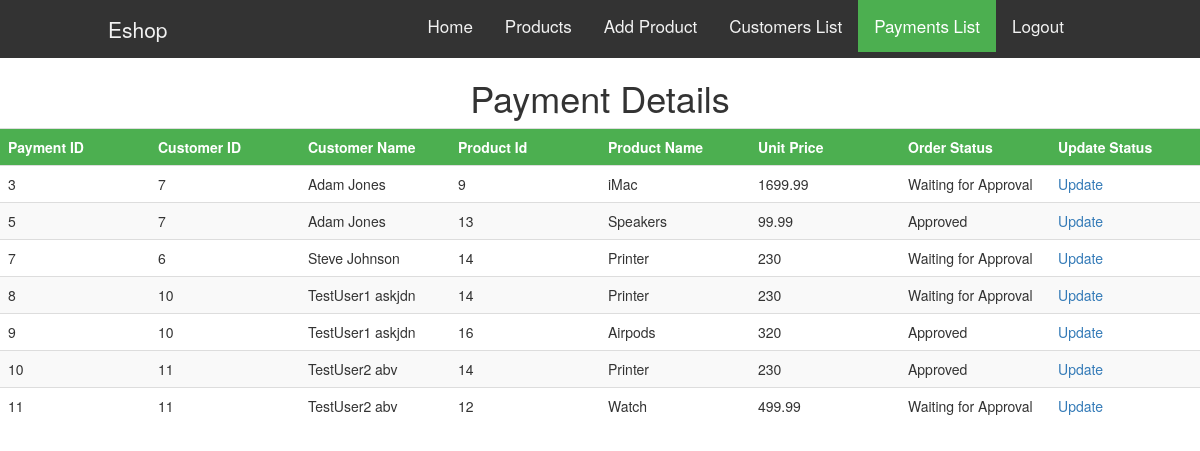
The app's page /customerPayments.php (signed in) with its own data.
### tables this page shows
CREATE TABLE `customer` (
  `CustomerID` int(11) NOT NULL,
  `FirstName` varchar(25) NOT NULL,
  `LastName` varchar(25) NOT NULL,
  `Address` varchar(100) NOT NULL,
  `City` varchar(25) NOT NULL,
  `State` varchar(25) NOT NULL,
  `ZipCode` varchar(10) NOT NULL,
  `Email` varchar(50) NOT NULL,
  `Password` varchar(50) NOT NULL,
  `Phone` bigint(20) NOT NULL
);

CREATE TABLE `payment` (
  `paymentid` int(11) NOT NULL,
  `customeremail` varchar(25) NOT NULL,
  `productid` int(11) NOT NULL,
  `cardholdername` varchar(25) NOT NULL,
  `cardnumber` bigint(20) NOT NULL,
  `expdate` varchar(10) NOT NULL,
  `cvv` int(11) NOT NULL,
  `status` varchar(25) NOT NULL
);

CREATE TABLE `product` (
  `ProductID` int(11) NOT NULL,
  `ProductName` varchar(25) NOT NULL,
  `Brand` varchar(25) NOT NULL,
  `Description` varchar(100) NOT NULL,
  `UnitPrice` double NOT NULL,
  `Image` longblob NOT NULL
);

### customerPayments.php (the view, shortened to what this page needs)
<!DOCTYPE html>
<html lang="en">
<head>
    <link rel="stylesheet" href="https://maxcdn.bootstrapcdn.com/bootstrap/3.4.1/css/bootstrap.min.css">
  <link rel="stylesheet" href="Styles/style.css">
</head>
<body>
<div class="topnav">
        <div>Eshop</div>
        <a href="logout.php">Logout</a>
        <a class="active" href="customerPayments.php">Payments List</a>
        <a href="customerList.php">Customers List</a>
        <a href="addProduct.php">Add Product</a>
        <a href="userProducts.php">Products</a>
        <a href="indexAdmin.php">Home</a>
    </div>
    <?php
    try {
            $dns = "mysql:host=localhost;dbname=project";
            $db = new PDO($dns, 'root', '');
            $db->setAttribute(PDO::ATTR_ERRMODE, PDO::ERRMODE_EXCEPTION);
            $sql = "select p.paymentid, c.CustomerID, concat(c.FirstName, ' ', c.LastName) as CustomerName,
            p.productid, pr.ProductName, pr.UnitPrice,
            p.status
            from customer c, payment p, product pr
            where c.Email = p.customeremail
            and p.productid = pr.ProductID;";
            $returnSelect = $db->query($sql);
            echo "<div class='paymentBox' style='background-color:white;'>
            <h1>Payment Details</h1><table class='table table-striped table-hover' style='table-layout:fixed;'><tr>".
            "<th>Payment ID</th><th>Customer ID</th><th>Customer Name</th>".
            "<th>Product Id</th><th>Product Name</th><th>Unit Price</th>".
            "<th>Order Status</th><th>Update Status</th>".
            "</tr>";
            while($rowArray = $returnSelect->fetch())
            {
                echo "<tr>".
                "<td>".$rowArray['paymentid'] . "</td>" .
                "<td>".$rowArray['CustomerID'] . "</td>" .
                "<td>".$rowArray['CustomerName'] . "</td>" .
                "<td>".$rowArray['productid'] . "</td>" .
                "<td>".$rowArray['ProductName'] . "</td>" .
                "<td>".$rowArray['UnitPrice'] . "</td>" .
                "<td>".$rowArray['status'] . "</td>" .
                "<td><a href='updateOrderStatus.php?paymentid=".$rowArray['paymentid']."'>Update</a></td>" .
                "</tr>";
            }
            echo "</table></div>";
        }
        catch(PDOException $e) {
            echo $e->getMessage();
          }
    ?>
</body>
</html>

### Styles/style.css (style rules this page uses)
.topnav { background-color: #333; overflow: hidden; padding-right: 10%; }
.topnav a { float: right; color: #f2f2f2; text-align: center; padding: 14px 16px; text-decoration: none; font-size: 17px; }
.topnav div { float: left; color: #f2f2f2; text-align: center; padding: 14px 16px; font-size: 21px; padding-left: 10%; }
.topnav a.active { background-color: #4CAF50; color: white; }
.paymentBox { background-color: #f7f6f2; width : 100%; height : 100%; text-align: center; }

### customerPayments.php (style rules this page uses)
th { padding-top: 12px; padding-bottom: 12px; text-align: left; background-color: #4CAF50; color: white; }
td { text-align: left; overflow: hidden; text-overflow: ellipsis; word-wrap: break-word; }

### records on screen
customer: payment.paymentid "3", CustomerID "7", CustomerName "Adam Jones", payment.productid "9", product.ProductName "iMac", product.UnitPrice "1699.99", payment.status "Waiting for Approval", payment.paymentid "5", payment.productid "13", product.ProductName "Speakers", product.UnitPrice "99.99", payment.status "Approved"
customer: payment.paymentid "7", CustomerID "6", CustomerName "Steve Johnson", payment.productid "14", product.ProductName "Printer", product.UnitPrice "230", payment.status "Waiting for Approval"
customer: payment.paymentid "8", CustomerID "10", CustomerName "TestUser1 askjdn", payment.productid "14", product.ProductName "Printer", product.UnitPrice "230", payment.status "Waiting for Approval", payment.paymentid "9", payment.productid "16", product.ProductName "Airpods", product.UnitPrice "320", payment.status "Approved"
customer: payment.paymentid "10", CustomerID "11", CustomerName "TestUser2 abv", payment.productid "14", product.ProductName "Printer", product.UnitPrice "230", payment.status "Approved", payment.paymentid "11", payment.productid "12", product.ProductName "Watch", product.UnitPrice "499.99", payment.status "Waiting for Approval"
